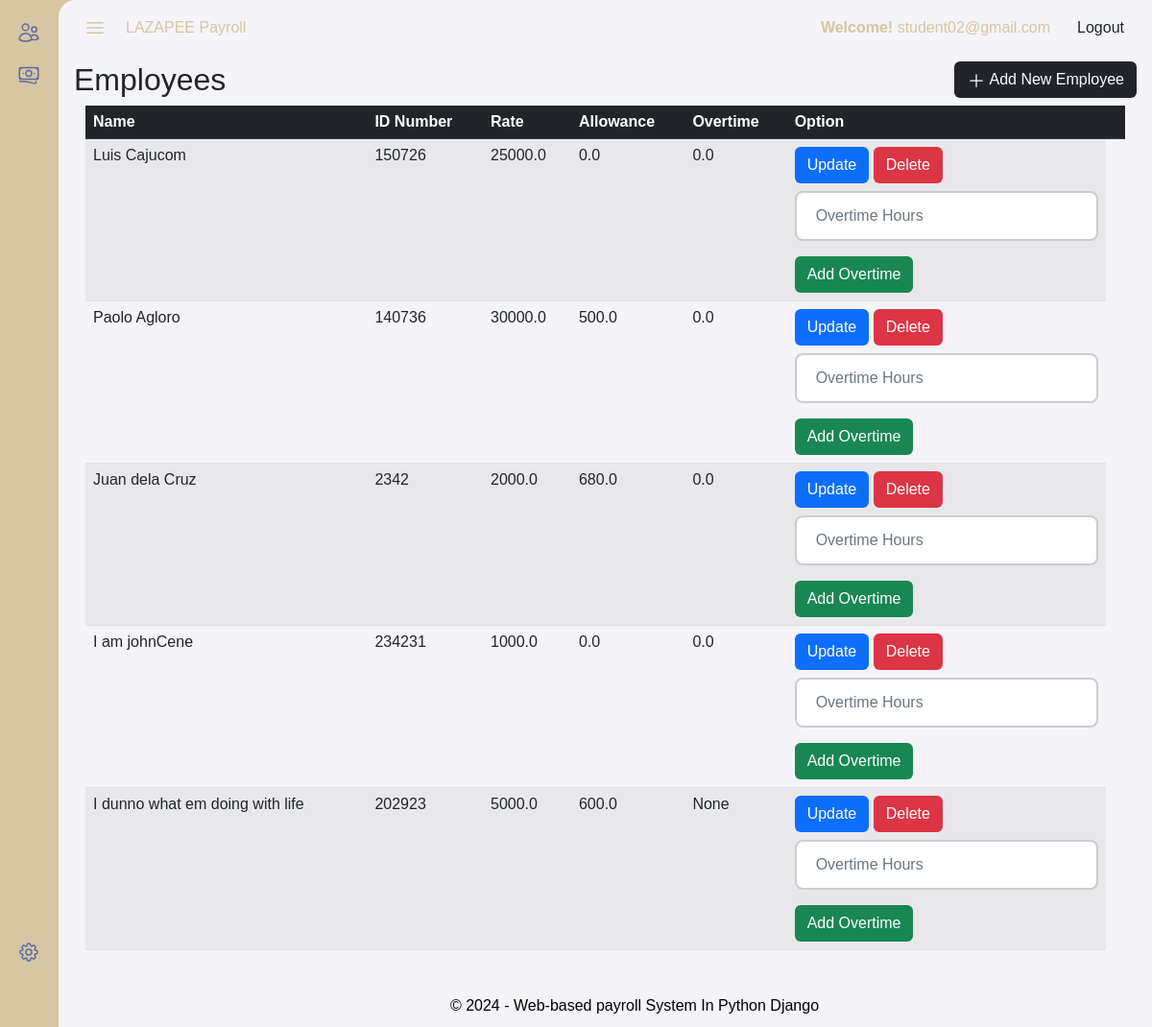
The app's page /view_employee/1/, older data.
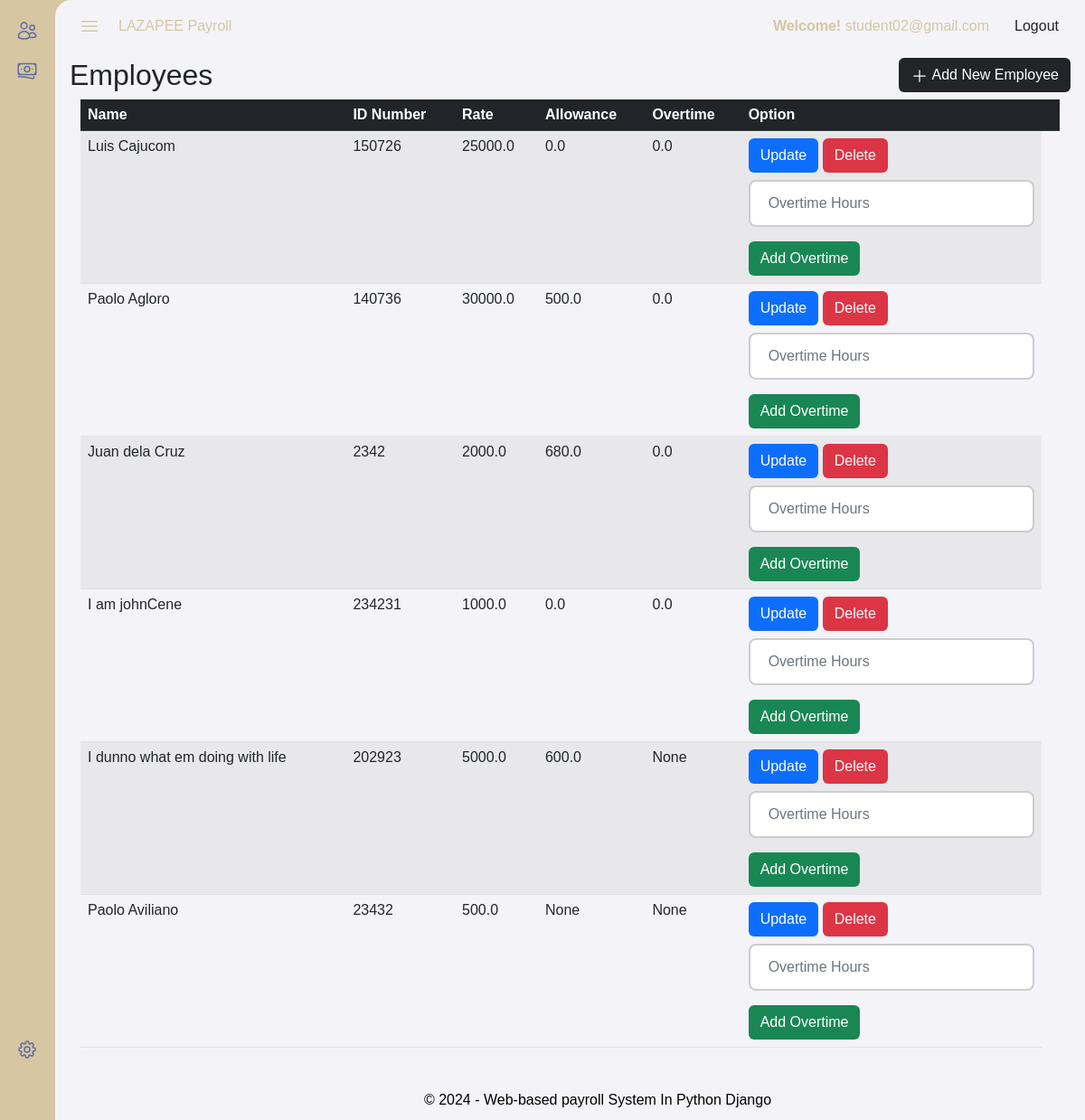
The same page, newer data.
### payroll_app/models.py (models this page shows, shortened)
class Account(models.Model):
    user = models.CharField(max_length=300)
    password = models.CharField(max_length=300)

class Employee(models.Model):
    name = models.CharField(max_length=100)
    id_number = models.CharField(max_length=20)
    rate = models.FloatField()
    overtime_pay = models.FloatField(null=True, blank=True)
    allowance = models.FloatField(null=True, blank=True)

### payroll_app/views.py (the view)
# urls.py: path('view_employee/<int:pk>/', views.employee, name='employee'),
def employee(request,pk):
    global id
    d = get_object_or_404(Account, pk=pk)
    id = d.user
    e = Employee.objects.all()
    return render(request, 'Content/Employee/employee_info.html',
                  {'d': d,
                   'id':id,
                   'employee': e})

### payroll_app/templates/Content/Employee/employee_info.html
{% extends 'Framework/navbar.html' %}
{% load static %}
{% block content %}
<h2 style="float: left; ">Employees</h2>
<a  style="float: right;" href="{% url 'add_employee' id=id %}" class="btn btn-dark" style="float: left; margin-right: 30px; margin-bottom: 10px;">
    <svg style="width: 20px; "xmlns="http://www.w3.org/2000/svg" fill="none" viewBox="0 0 24 24" stroke-width="1.5" stroke="currentColor" class="w-6 h-6">
        <path stroke-linecap="round" stroke-linejoin="round" d="M12 4.5v15m7.5-7.5h-15" />
      </svg> Add New Employee </a>
<div class="container">
    <table class="table table-striped">
        <thead >
            <tr>
                <th class="table-dark" scope="col"> Name </th>
                <th class="table-dark" scope="col"> ID Number </th>
                <th class="table-dark" scope="col"> Rate </th>
                <th class="table-dark" scope="col"> Allowance </th>
                <th class="table-dark" scope="col"> Overtime </th>
                <th class="table-dark" scope="col"> Option </th>
                <th class="table-dark" scope="col"> </th>
            </tr>
        </thead>
        <tbody>
            {% for e in employee %}
            <tr>
                <td> {{ e.name }} </td>
                <td> {{ e.id_number }} </td>
                <td> {{ e.rate }} </td>
                <td> {{ e.allowance }} </td>
                <td> {{ e.overtime_pay }} </td>
                <td>
                    <a href="{%url 'update_employee'  pk=e.pk id=id %}"  class="btn btn-primary">Update</a>
                    <a href="#"  class="btn btn-danger">Delete</a>
                    <input type="text" class="form-control mb-3"  placeholder="Overtime Hours">
                    <a type="button" class="btn btn-success">Add Overtime</a>
                </td>
             </tr>
            {% endfor %}
        </tbody>
    </table>
</div>
{% endblock %}

### payroll_app/templates/Framework/navbar.html (shortened to what this page needs)
{% load static %}
<html>
  <head>
      <link rel="stylesheet" href="{% static '/bootstrap/css/custom.css' %}">
      <link rel="stylesheet" href="{% static '/bootstrap/css/bootstrap.min.css' %}">
      <link rel="stylesheet" href="{% static '/bootstrap/css/custom.css' %}">
    <link rel="stylesheet" href="{% static 'style.css' %}">
</head>
<body>
{%url 'dashboards' as dashboard%}
{% url 'supply' as supply%}
{% url 'bottles' as bottle%}
    <nav id="mySidebar" class="sidenav">
        <div class="sidebar-top">
            <a class="sidebar-nav-ext"  href="{% url 'employee'  pk=d.pk%}" onclick="handleNavClick(this)">
            </a>
            <a class="sidebar-nav-ext"  href="{% url 'payslips'  pk=d.pk%}" onclick="handleNavClick(this)">
            </a>
        </div>
        <div class="sidebar-bottom">
          <a class="sidebar-nav-ext"  href="{%url 'manage_account' pk=d.pk %}" onclick="handleNavClick(this)">
            </a>
      </div>
   </nav>
   <div id="main">
        <nav class="nav-bar">
          <div class="nav-bar-left">
              <svg class="menu-icon icon-nav" onclick="openNav()" xmlns="http://www.w3.org/2000/svg" fill="none" viewBox="0 0 24 24" stroke-width="1.5" stroke="currentColor" class="w-6 h-6">
                  <path stroke-linecap="round" stroke-linejoin="round" d="M3.75 6.75h16.5M3.75 12h16.5m-16.5 5.25h16.5" />
                </svg>
              <div class="details-heads">LAZAPEE Payroll</div>
          </div>
          <div class="nav-bar-right">
              <div class="details-heads"> <Strong>Welcome!</Strong> {{ id }}</div>
              <a  class="btn btn-paleRed" href="{% url 'Login'%}" >Logout</a>
          </div>
        </nav>
        <div class="table-bg-color">
            {% block content %}
            {% endblock %}
         </div>
    <footer class="footers">
        <div style="color: black">&copy; 2024 - Web-based payroll System In Python Django</div>
    </footer>
    </div>
  </body>
</html>

### payroll_app/static/style.css (style rules this page uses)
:root { --primary-color: #d6c6a2; --point-color: #f2bc57; --black-color: #07090d; --white-color: #F4F4F8; --error-color: #dc3545; --success-color: #198754; --primary-color-hover: #2E65F3; --font-primary: 'Arial', sans-serif; --font-secondary: 'Helvetica', sans-serif; --spacing-small: 5px; --spacing-medium: 10px; --spacing-large: 20px; --circle-color: linear-gradient(200deg, #fef2a0 0%, #c1782b 100%); }
body { margin: 0; display: block; height: 100vh; background-color: var(--primary-color); overflow: hidden; font-family: Arial, Helvetica, sans-serif }
.btn { text-decoration: none; padding: 0.375rem 0.75rem; font-size: 1rem; font-weight: 400; text-align: center; vertical-align: middle; cursor: pointer; border: 1px solid transparent; border-radius: 0.375rem; }
#main { margin-left: 61px; height: 100vh; }
.nav-bar { background-color: var(--white-color); color: var(--primary-color); max-height: 48px; border-top-left-radius: 18px; padding: 10px 16px 0 16px; display: flex; z-index: 2; position: sticky; top: 0; }
.nav-bar-left { display: flex; align-items: center; margin-right: auto; right: auto; }
.nav-bar-right { display: flex; align-items: center; }
.table-bg-color { background-color: var(--white-color); padding: 16; height: 100vh; overflow: scroll; }
.menu-icon { cursor: pointer; transition: transform 0.5s; }
.details-heads { padding: 12.5 15; padding-left: 10px; }
.sidebar-nav-ext { text-decoration: none; display: flex; color: #616CA4; }
.icon-nav { padding: 10; width: 44px; }
.sidenav { background-color: var(--primary-color); height: 100vh; position: fixed; overflow: hidden; flex-direction: column; display: flex; }
.sidebar-top { padding: 12px 8px; position: relative; margin-bottom: auto; }
.sidebar-bottom { padding: 8px 8px; position: relative; margin-top: auto; }
.footers { background-color: #F4F4F8; padding: 10 0; color: rgb(150, 150, 150); position: absolute; bottom: 0; width: 100%; text-align: center; }
.form-control { width: 100%; padding: 12px 20px; border-radius: 5px; margin-top: 8px; box-sizing: border-box; border: 2px solid #CDCDCD; background-color: white; border-radius: 8px; font-size: 16px; background-position: 10px 10px; outline: none; background-repeat: no-repeat; }

Row changes from the older to the newer data that the page shows:
added Employee: name "Paolo Aviliano", id_number "23432", rate "500.0", allowance "None", overtime_pay "None"
